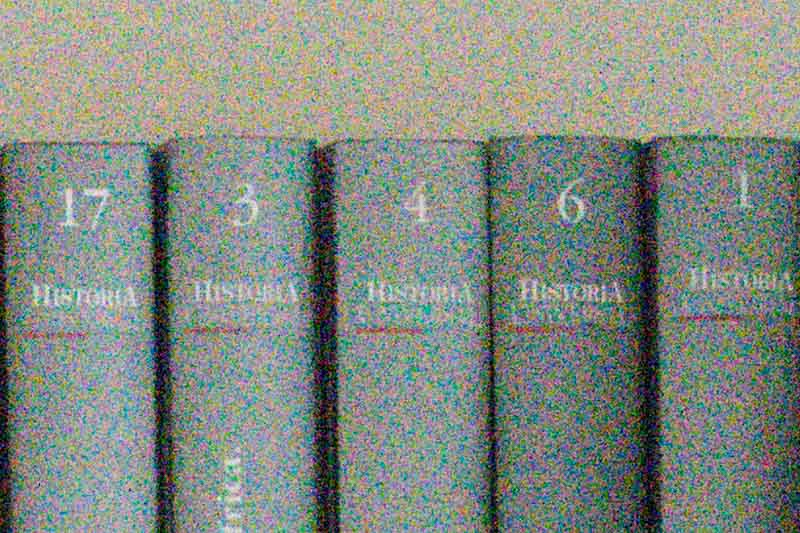
#> input picture ImagenRuido1.jpg, 800 x 533 px
$ python FiltrosTDF.py
#> lines starting #> are read from the running program, lines starting #| are printed output that depends on the picture
"""
----------------------------------------------------------------------------------
PROYECTO: Filtrado de Imágenes con Transformada de Fourier 2D
ASIGNATURA: Matemáticas Avanzadas
AUTORES: Reyes Santamaria Tania Jannet / Castillo Rivera Diego


DESCRIPCIÓN:
Este script implementa un sistema de visión artificial que permite:
1. Cargar imágenes dinámicamente.
2. Aplicar la Transformada Rápida de Fourier (FFT).
3. Filtrar frecuencias mediante máscaras ideales (Pasa-Bajas y Pasa-Altas).
4. Reconstruir la imagen y calcular el error MSE en tiempo real.
----------------------------------------------------------------------------------
"""

import cv2
import numpy as np
import matplotlib.pyplot as plt
from matplotlib.gridspec import GridSpec
from matplotlib.widgets import Slider, Button
import tkinter as tk
from tkinter import filedialog
import os
import sys

# ==========================================
# 1. CONFIGURACIÓN DE ENTORNO Y COMPATIBILIDAD
# ==========================================

# Configuración para evitar errores de GUI en macOS (Ventana fantasma)
try:
    root_tk = tk.Tk()
    # Truco: Movemos la ventana de Tkinter fuera de las coordenadas de la pantalla
    # para que sea invisible al usuario pero funcional para el sistema.
    root_tk.geometry("1x1+20000+20000")
    root_tk.withdraw()
    root_tk.attributes('-topmost', True)
except Exception as e:
    print(f"Advertencia del sistema gráfico: {e}")

# Estilo visual de las gráficas (Modo Oscuro para mejor contraste espectral)
plt.style.use('dark_background')
COLOR_SLIDER = '#00d4aa'  # Turquesa neón
COLOR_TEXTO = 'white'

# ==========================================
# 2. FUNCIONES DE PROCESAMIENTO MATEMÁTICO
# ==========================================

def seleccionar_imagen_segura():
    """
    Abre el explorador de archivos nativo del sistema operativo de forma segura.
    Retorna: Ruta del archivo seleccionado o None si se cancela.
    """
    try:
        ruta = filedialog.askopenfilename(
            parent=root_tk,
            title="Selecciona una imagen para analizar",
            filetypes=[("Imágenes", "*.jpg *.jpeg *.png *.bmp *.tif")]
        )
#> the answer given: ImagenRuido1.jpg
        return ruta
    except Exception as e:
        print(f"Error I/O: {e}")
        return None

def cargar_y_preprocesar(ruta):
    """
    Carga la imagen y normaliza sus valores.
    1. Lectura binaria (para soportar caracteres especiales en rutas).
    2. Conversión a Escala de Grises (necesario para Fourier 2D).
    3. Normalización [0, 1].
    """
#> called with ruta = 'ImagenRuido1.jpg'
    img = cv2.imdecode(np.fromfile(ruta, dtype=np.uint8), cv2.IMREAD_COLOR)
#> img is the input picture: shape (533, 800, 3); mean B, G, R 130.3, 139.2, 131.3
    if img is None: raise FileNotFoundError("No se pudo decodificar la imagen.")
    img_gray = cv2.cvtColor(img, cv2.COLOR_BGR2GRAY)
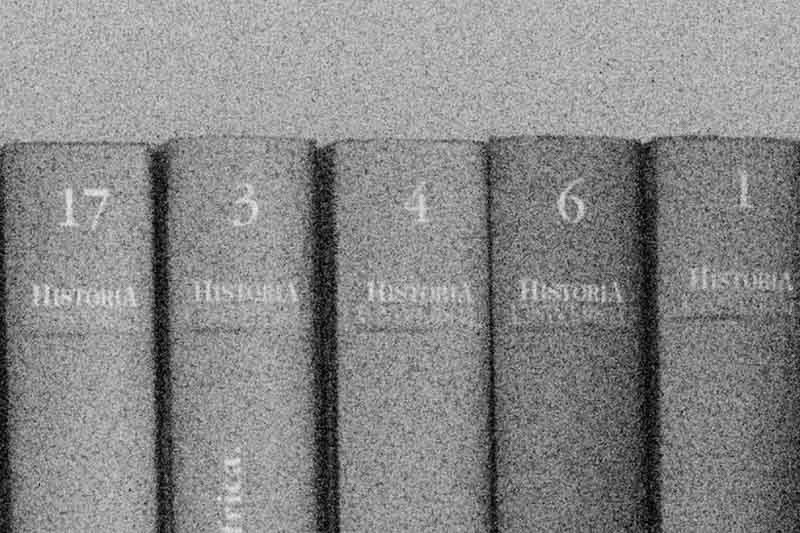
#> img_gray: shape (533, 800); min 0, max 242, mean 135.8
    return img_gray / 255.0

def aplicar_fft(imagen):
    """
    Aplica la Transformada Discreta de Fourier 2D.
    Retorna:
        - fshift: Espectro complejo centrado.
        - mag: Magnitud logarítmica para visualización.
    """
    f = np.fft.fft2(imagen)
    fshift = np.fft.fftshift(f) # Mueve la frecuencia cero al centro

    # Aplicamos logaritmo para reducir el rango dinámico y visualizar detalles
    mag = 20 * np.log(np.abs(fshift) + 1e-5)
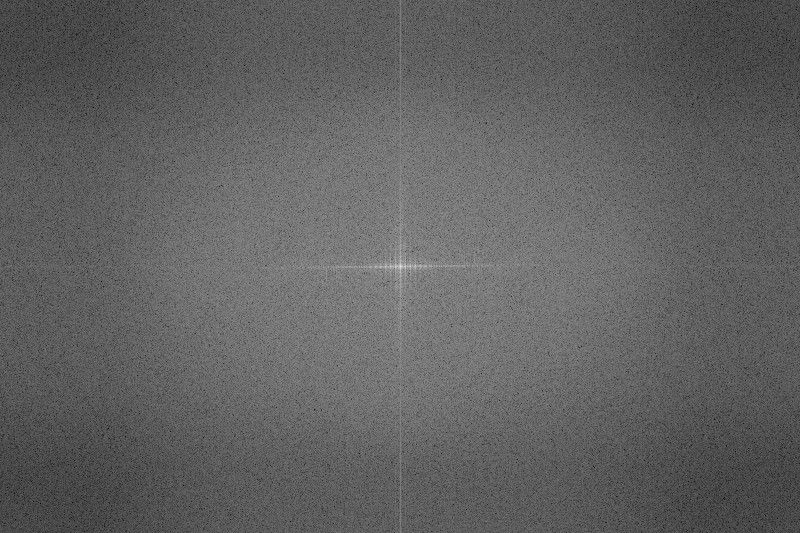
#> mag: shape (533, 800) float64; min -59.33, max 246.7, mean 57.9; drawn with min black and max white
    return fshift, mag

def crear_mascara(shape, radio, tipo):
    """
    Genera una máscara binaria circular (Filtro Ideal).
    Parámetros:
        - shape: Dimensiones (filas, columnas).
        - radio: Frecuencia de corte (D0).
        - tipo: 'pasa_bajas' o 'pasa_altas'.
    """
    filas, cols = shape
    centro_fila, centro_col = filas // 2, cols // 2

    # Crear grid de coordenadas (Malla euclidiana)
    y, x = np.ogrid[:filas, :cols]
    distancia = np.sqrt((x - centro_col)**2 + (y - centro_fila)**2)

    if tipo == 'pasa_bajas':
        return (distancia <= radio).astype(float)
    else:
        return (distancia > radio).astype(float)

def reconstruir_imagen(fshift, mascara):
    """
    Aplica el Teorema de Convolución (Multiplicación en Frecuencia)
    y retorna la imagen al dominio espacial (IFFT).
    """
    fshift_filtrado = fshift * mascara
    f_ishift = np.fft.ifftshift(fshift_filtrado) # Deshacer el centrado
    img_back = np.fft.ifft2(f_ishift)            # Transformada Inversa
    return np.abs(img_back)                      # Magnitud real

def calcular_mse(orig, recons):
    """Calcula el Error Cuadrático Medio (Mean Squared Error)."""
    return np.mean((orig - recons) ** 2)

# ==========================================
# 3. BLOQUE PRINCIPAL (MAIN LOOP)
# ==========================================
if __name__ == "__main__":
    try:
        print("Esperando selección de imagen...")
        ruta_inicial = seleccionar_imagen_segura()

        if not ruta_inicial:
            print("Operación cancelada por el usuario.")
            sys.exit()

        # --- Inicialización del Estado Global ---
        img_orig = cargar_y_preprocesar(ruta_inicial)
        fshift, espectro_mag = aplicar_fft(img_orig)

        # Diccionario para mantener el estado entre eventos de la GUI
        state = {
            'img': img_orig,
            'fshift': fshift,
            'nombre': os.path.basename(ruta_inicial),
            'plots': {} # Referencias a los objetos gráficos para actualizarlos
        }
        radio_init = 30 # Valor empírico inicial

        # --- Configuración de la Interfaz Gráfica (Matplotlib) ---
        fig = plt.figure(figsize=(16, 9), facecolor='#121212')
        # Márgenes ajustados para dar espacio a los controles inferiores
        plt.subplots_adjust(left=0.05, right=0.95, top=0.90, bottom=0.20, wspace=0.2, hspace=0.3)
        gs = GridSpec(2, 4, figure=fig)

        titulo_fig = fig.suptitle(f'ANÁLISIS DE FOURIER: {state["nombre"]}',
                                  fontsize=18, color=COLOR_TEXTO, fontweight='bold')

        # Definición de Ejes
        ax_orig = fig.add_subplot(gs[:, 0])
        ax_spec = fig.add_subplot(gs[:, 1])
        ax_m_hp = fig.add_subplot(gs[0, 2])
        ax_r_hp = fig.add_subplot(gs[0, 3])
        ax_m_lp = fig.add_subplot(gs[1, 2])
        ax_r_lp = fig.add_subplot(gs[1, 3])

        def dibujar_todo(radio):
            """
            Función maestra de renderizado.
            Limpia y redibuja todos los ejes. Es crucial para manejar
            correctamente el cambio de resolución (Zoom/Aspect Ratio).
            """
#> called with radio = 30
            img = state['img']
            fs = state['fshift']
            filas, cols = img.shape
#> filas = 533; cols = 800

            # 1. Limpieza total de ejes
            for ax in [ax_orig, ax_spec, ax_m_hp, ax_r_hp, ax_m_lp, ax_r_lp]:
                ax.clear()
                ax.axis('off')

            # 2. Cálculo de Filtros actuales
            m_hp = crear_mascara(img.shape, radio, 'pasa_altas')
            r_hp = reconstruir_imagen(fs, m_hp)
#> in reconstruir_imagen, `return np.abs(img_back)`:
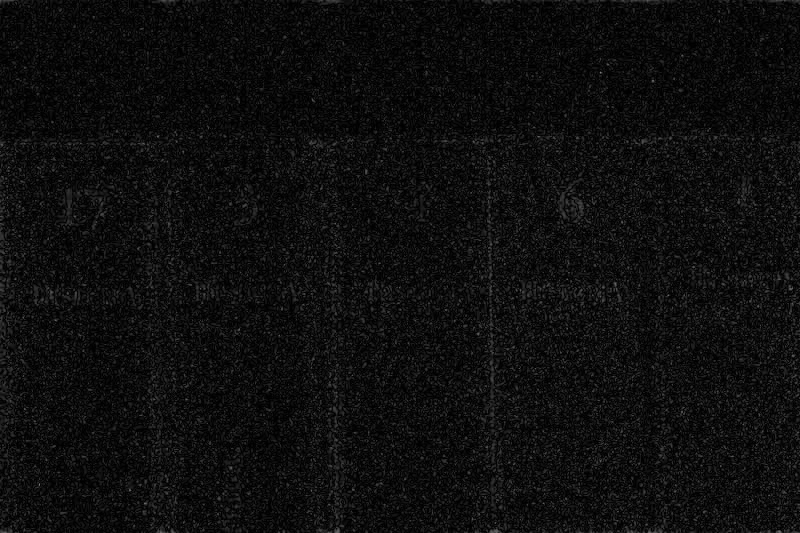
#> returned value: shape (533, 800) float64; min 3.65e-08, max 0.496, mean 0.0572
            m_lp = crear_mascara(img.shape, radio, 'pasa_bajas')
            r_lp = reconstruir_imagen(fs, m_lp)
#> in reconstruir_imagen (call 2), `return np.abs(img_back)`:
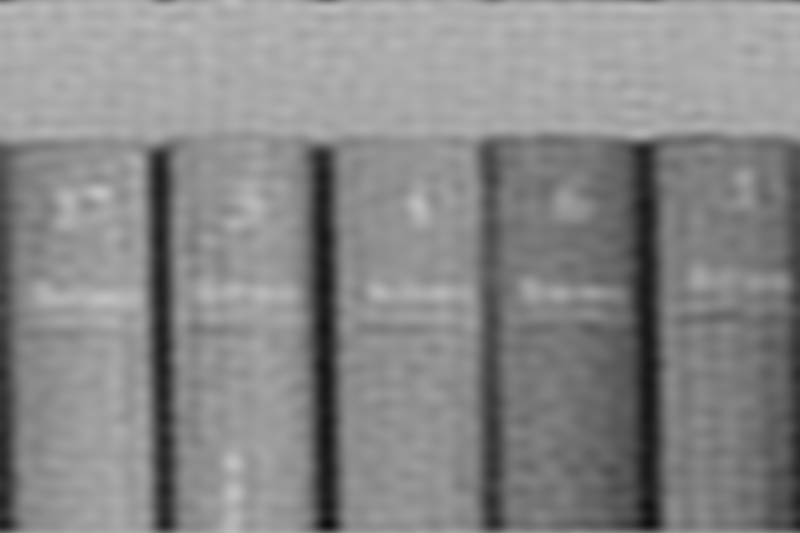
#> returned value: shape (533, 800) float64; min 0.052, max 0.759, mean 0.533

            # 3. Renderizado - Lado Izquierdo (Estático)
            ax_orig.imshow(img, cmap='gray')
            ax_orig.set_title("IMAGEN ORIGINAL", color=COLOR_SLIDER, fontsize=10)

            _, mag = aplicar_fft(img)
            ax_spec.imshow(mag, cmap='magma')
            ax_spec.set_title("ESPECTRO DE FRECUENCIA", color=COLOR_SLIDER, fontsize=10)

            # 4. Renderizado - Lado Derecho (Dinámico)
            # --- Pasa Altas ---
            state['plots']['m_hp'] = ax_m_hp.imshow(m_hp, cmap='gray', vmin=0, vmax=1)
            ax_m_hp.set_title("MÁSCARA PASA-ALTAS", color=COLOR_SLIDER, fontsize=10)

            state['plots']['r_hp'] = ax_r_hp.imshow(r_hp, cmap='gray')
            state['plots']['t_hp'] = ax_r_hp.set_title(f"MSE: {calcular_mse(img, r_hp):.5f}", color='white')

            # --- Pasa Bajas ---
            state['plots']['m_lp'] = ax_m_lp.imshow(m_lp, cmap='gray', vmin=0, vmax=1)
            ax_m_lp.set_title("MÁSCARA PASA-BAJAS", color=COLOR_SLIDER, fontsize=10)

            state['plots']['r_lp'] = ax_r_lp.imshow(r_lp, cmap='gray')
            state['plots']['t_lp'] = ax_r_lp.set_title(f"MSE: {calcular_mse(img, r_lp):.5f}", color='white')

        # Primer dibujado
        dibujar_todo(radio_init)

        # --- Controles de Usuario (Widgets) ---

        # Botón Cargar (Izquierda)
        ax_load = plt.axes([0.05, 0.05, 0.12, 0.04])
        btn_load = Button(ax_load, 'Cargar Imagen', color='#0055aa', hovercolor='#0077cc')
        btn_load.label.set_color('white')

        # Slider (Centro)
        filas, cols = state['img'].shape
#> filas = 533; cols = 800
        ax_slider = plt.axes([0.35, 0.05, 0.40, 0.03], facecolor='#333333')
        slider = Slider(ax_slider, 'Radio de Corte ', 1, min(filas, cols)//2 - 1,
                        valinit=radio_init, valstep=1, color=COLOR_SLIDER)
        slider.label.set_color('white')
        slider.valtext.set_color('cyan')

        # Botón Reset (Derecha)
        ax_reset = plt.axes([0.82, 0.05, 0.08, 0.04])
        btn_reset = Button(ax_reset, 'Reset', color='#444444', hovercolor='#666666')
        btn_reset.label.set_color('white')

        # --- Callbacks (Manejadores de Eventos) ---

        # [53 lines left out: functions update_slider, cargar_nueva, not called in this run]

        # Conexión de eventos
        slider.on_changed(update_slider)
        btn_reset.on_clicked(lambda x: slider.reset())
        btn_load.on_clicked(cargar_nueva)

        print("Sistema iniciado. Interfaz gráfica activa.")
        plt.show()
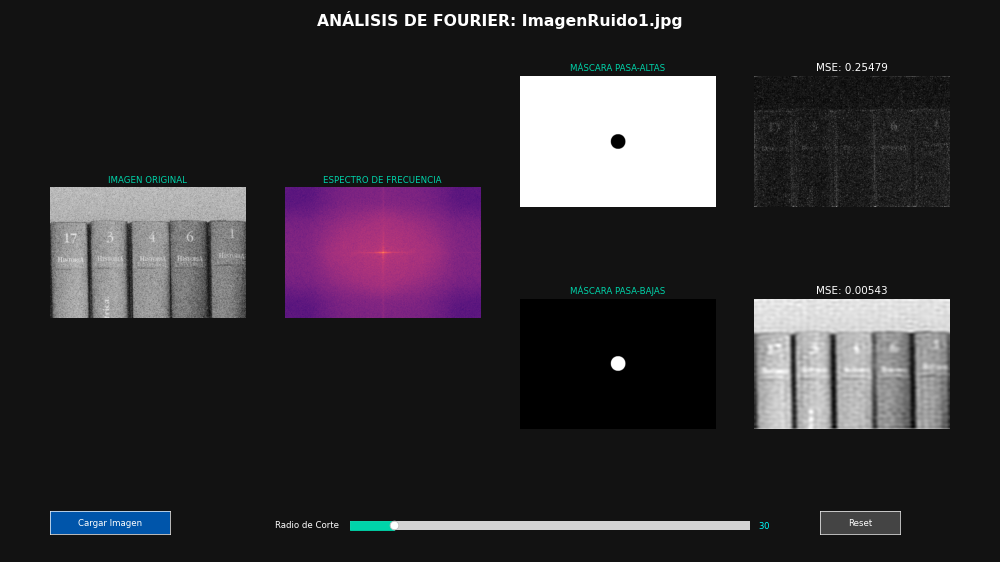
#> figure drawn by matplotlib, 7 panels

    except Exception as e:
        print(f"Error fatal en ejecución: {e}")

$ run again, on Prueba2.jpg
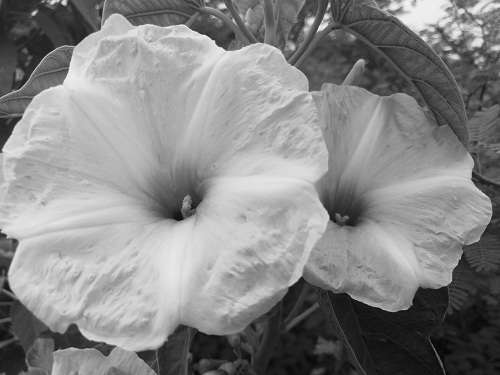
#> input picture Prueba2.jpg, 500 x 375 px
#> in cargar_y_preprocesar, img is the input picture: shape (375, 500, 3); min 0, max 255, mean 134.8
#> in aplicar_fft, `mag = 20 * np.log(np.abs(fshift) + 1e-5)`:
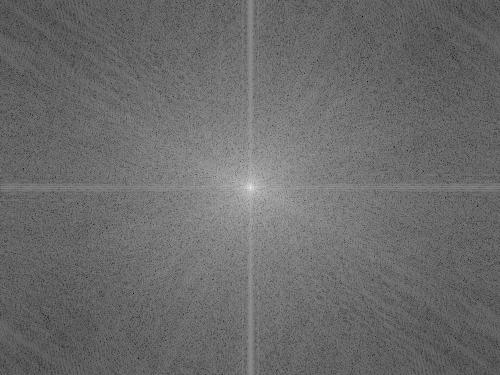
#> mag: shape (375, 500) float64; min -100.8, max 230.1, mean 38.8; drawn with min black and max white
#> in reconstruir_imagen (call 2), `return np.abs(img_back)`:
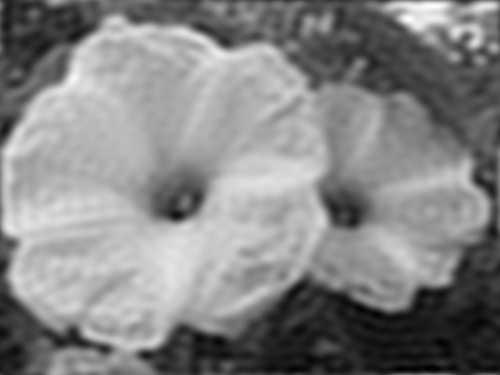
#> returned value: shape (375, 500) float64; min 0.000229, max 1.02, mean 0.529; drawn with min black and max white

$ run again, on Prueba3.jpg
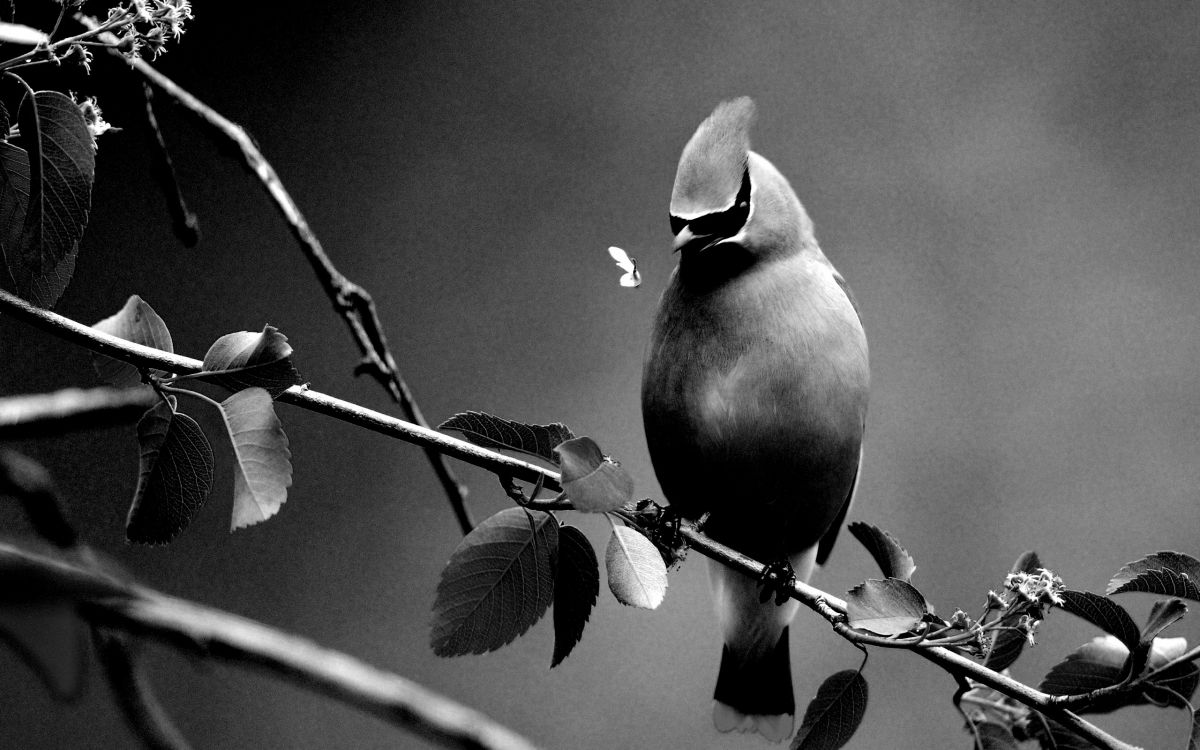
#> input picture Prueba3.jpg, 1200 x 750 px
#> in cargar_y_preprocesar, img is the input picture: shape (750, 1200, 3); min 0, max 255, mean 77.7
#> in aplicar_fft, `mag = 20 * np.log(np.abs(fshift) + 1e-5)`:
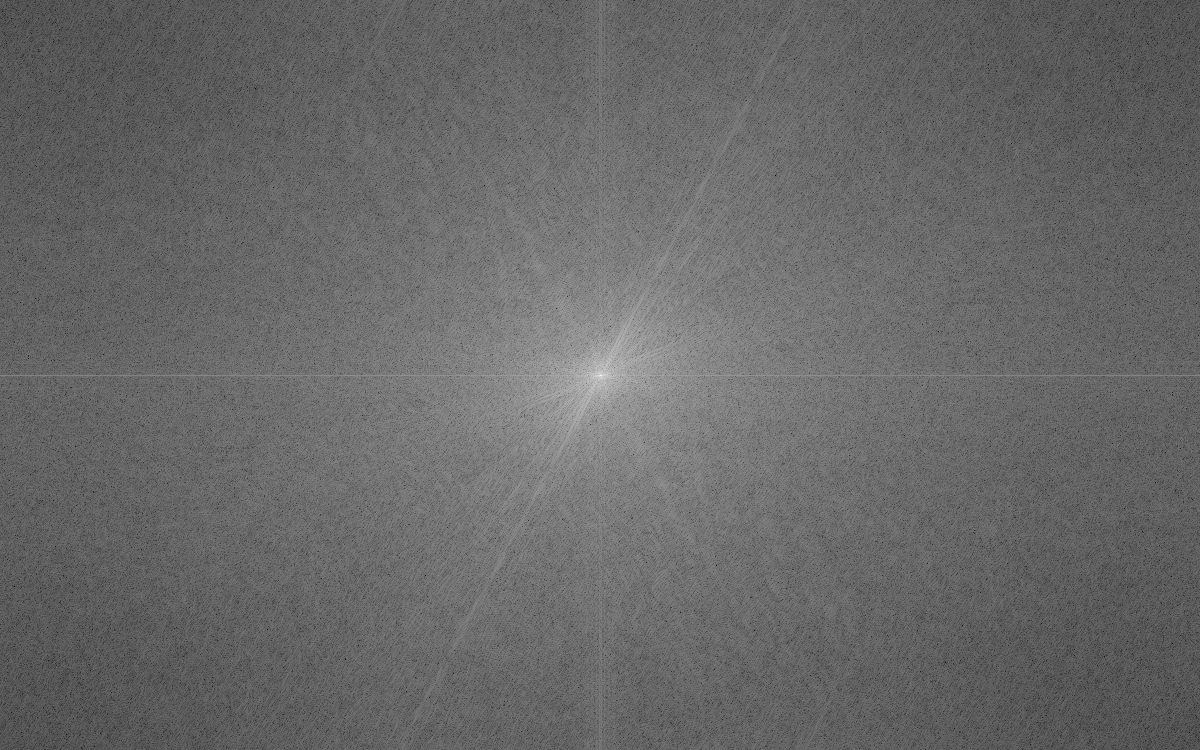
#> mag: shape (750, 1200) float64; min -72.15, max 250.4, mean 60.3; drawn with min black and max white
#> in reconstruir_imagen (call 2), `return np.abs(img_back)`:
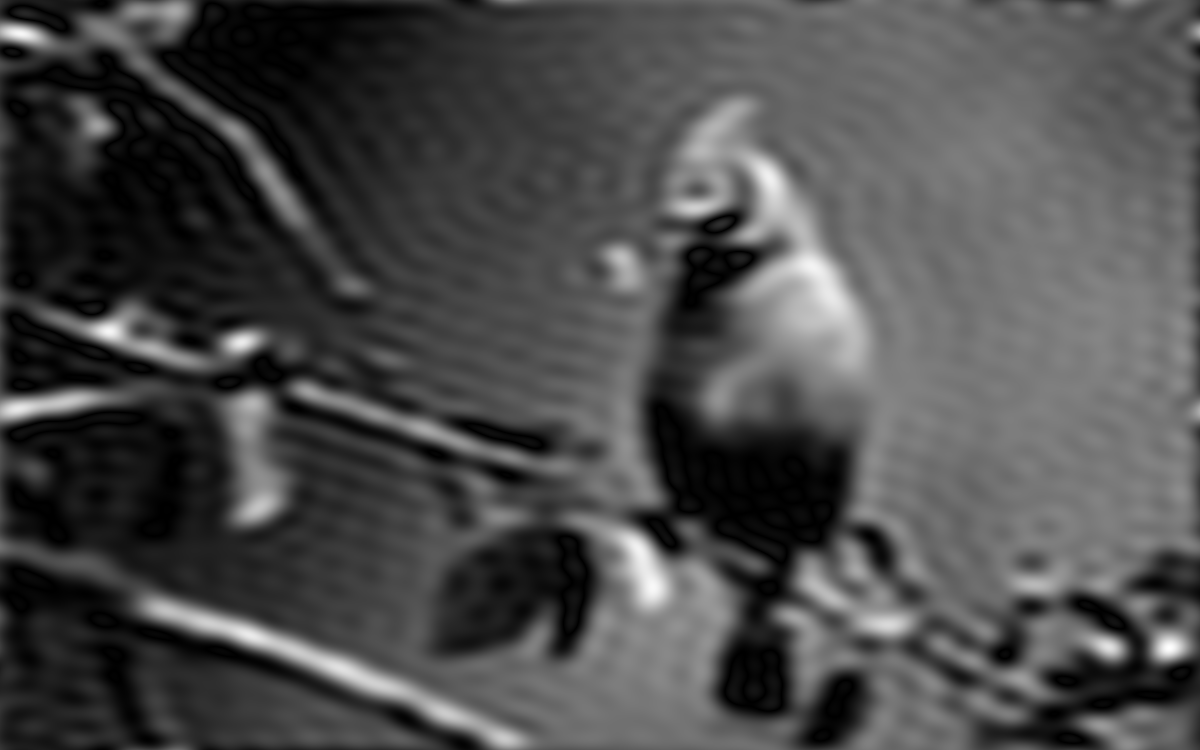
#> returned value: shape (750, 1200) float64; min 3.64e-07, max 1.04, mean 0.307; drawn with min black and max white
